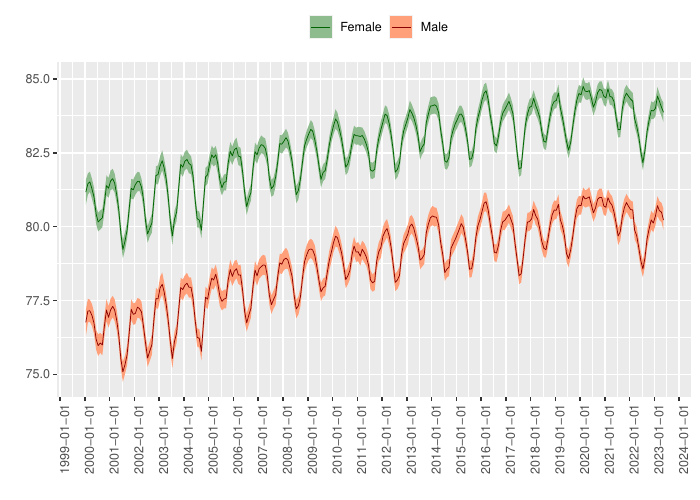

Generate this figure with R:

library(bage)
library(dplyr, warn.conflicts = FALSE)
library(command)
library(rvec)
library(poputils)
library(ggplot2)

cmd_assign(mod = "../out/mod.rds",
           .out = "fig_lifeexp.pdf")

aug <- augment(mod)

data <- aug %>%
    group_by(sex, time) %>%
    summarise(lifeexp = lifeexp(.fitted, age = age),
              .groups = "drop") %>%
    mutate(draws_ci(lifeexp))

p <- ggplot(data,
            aes(x = time,
                ymin = lifeexp.lower,
                y = lifeexp.mid,
                ymax = lifeexp.upper)) +
    geom_ribbon(aes(fill = sex)) +
    scale_fill_manual(values = c(Female = "darkseagreen", Male = "lightsalmon")) +
    geom_line(aes(col = sex),
              linewidth = 0.25) +
    scale_color_manual(values = c(Female = "darkgreen", Male = "darkred")) +
    scale_x_date(breaks = "1 year") +
    xlab("") +
    ylab("") +
    theme(axis.text.x = element_text(angle = 90, hjust = 1),
          legend.position = "top",
          legend.title = element_blank())

graphics.off()
pdf(file = .out,
    width = 7,
    height = 5)
plot(p)
dev.off()
    

